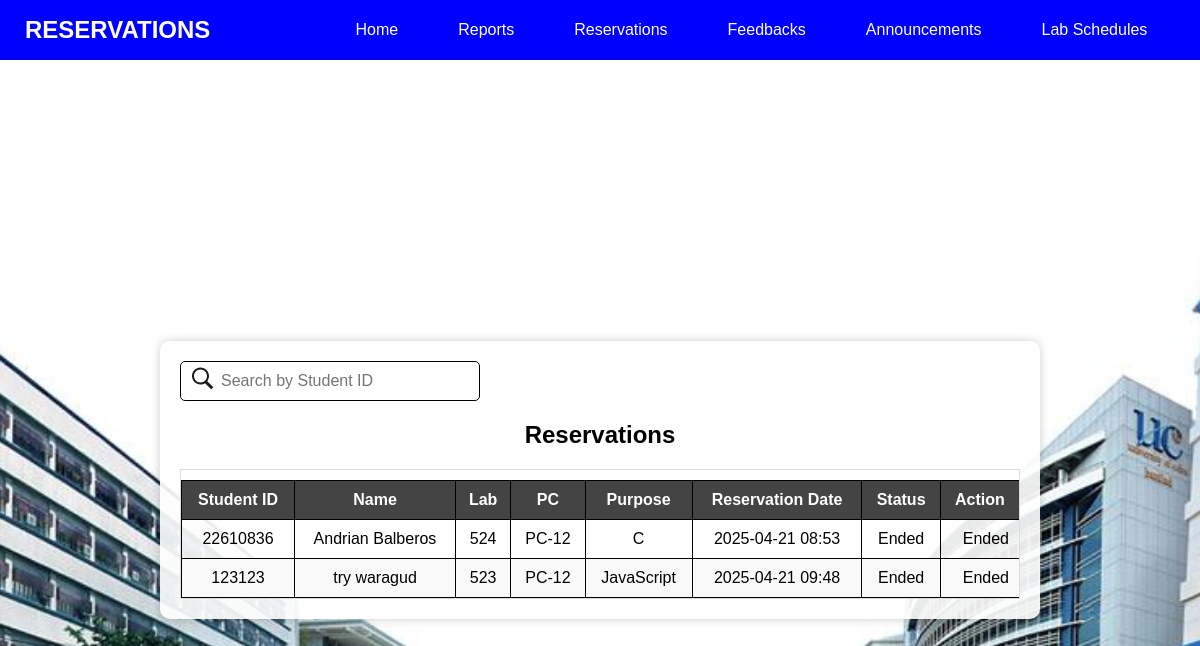
The app's page /admin_reservations, older data.
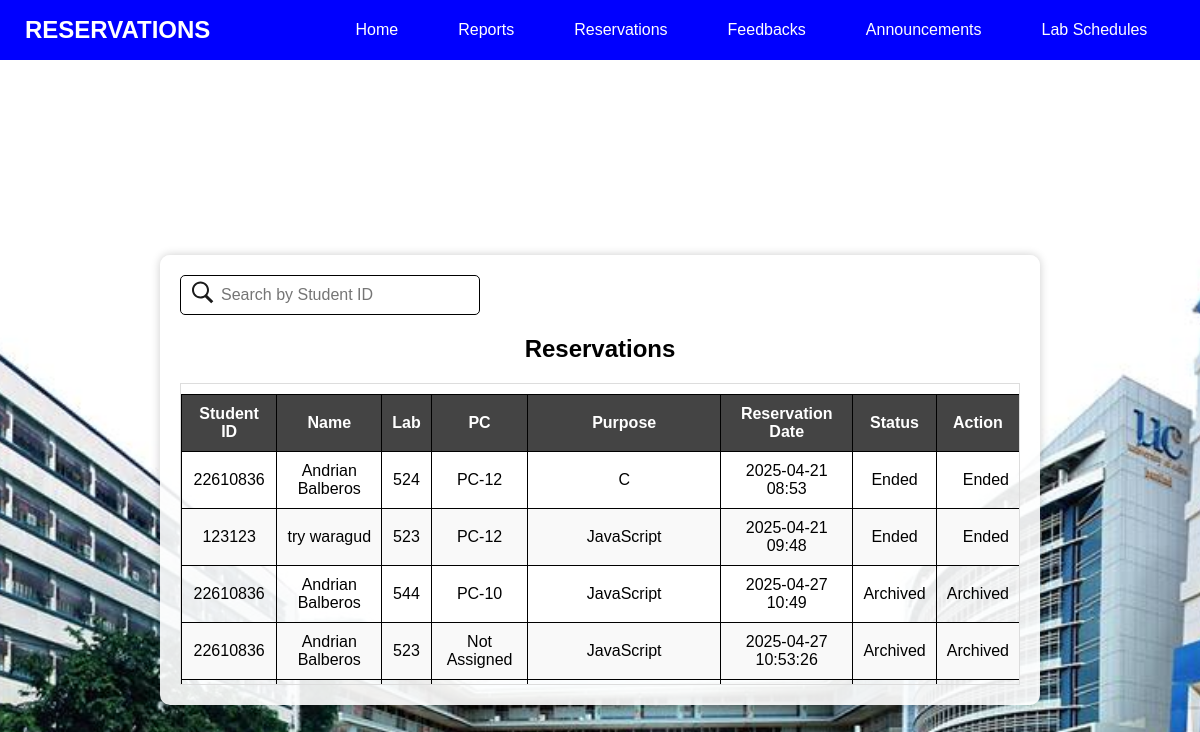
The same page, newer data.
### app.py (models this page shows)
class Reservation(db.Model):
    __tablename__ = "Reservation"
    id = db.Column(db.Integer, primary_key=True, autoincrement=True)
    student_id = db.Column(db.String(50), db.ForeignKey("Users.student_id"), nullable=False)
    lastname = db.Column(db.String(50), nullable=False)  # Added column for lastname
    firstname = db.Column(db.String(50), nullable=False)  # Added column for firstname
    date = db.Column(db.String(20), nullable=False)
    time = db.Column(db.String(20), nullable=False)
    purpose = db.Column(db.String(100), nullable=False)
    lab = db.Column(db.String(50), nullable=False)
    available_pc = db.Column(db.String(50), nullable=False)
    status = db.Column(db.String(50), default="Pending")
    time_in = db.Column(db.String(20), nullable=True)
    time_out = db.Column(db.String(20), nullable=True)
    student = db.relationship("User", backref="reservations")

### app.py (the view)
@app.route("/admin_reservations")
def admin_reservations():
    pending_reservations = Reservation.query.filter_by(status="Pending").order_by(Reservation.id.desc()).all()
    other_reservations = Reservation.query.filter(Reservation.status != "Pending").all()
    reservations = pending_reservations + other_reservations
    print("Fetched reservations:", reservations)  # Debugging
    return render_template("Reservation_Actions.html", reservations=reservations)

### app.py (called while the page is built)
@app.after_request
def add_csrf_cookie(response):
    response.set_cookie("csrf_token", generate_csrf())
    return response

### templates/Reservation_Actions.html (shortened to what this page needs)
<!DOCTYPE html>
<html lang="en">
<head>
    <link rel="stylesheet" href="{{ url_for('static', filename='style.css') }}">
</head>
<body>
    <div class="admin-header">
        <h1>RESERVATIONS</h1>
        <div class="nav-links">
        <a href="/admin_dashboard" class="admin-home">Home</a>
        <a href="/sit_in_reports" class="sit-in-reports-header">Reports</a>
        <a href="/Reservation_Actions" class="reservation-header">Reservations</a>
        <a href="/feedback" class="feedback-header">Feedbacks</a>
        <a href="/announcements" class="announcement-header">Announcements</a>
        <a href="/admin/lab_schedules" class="lab-schedules-header">Lab Schedules</a>
        <a href="{{ url_for('admin_resources') }}" class="resources-header">Resources</a>
        </div>
    </div>
    <div class="admin-container">
        <div class="search-container">
            <input type="text" id="searchInput" placeholder="Search by Student ID" onkeyup="searchTable()">
            <span class="search-icon"></span>
        </div>
        <h2>Reservations</h2>
        <div class="table-container">
            <table id="reservationTable">
                <thead>
                    <tr>
                        <th>Student ID</th>
                        <th>Name</th>
                        <th>Lab</th>
                        <th>PC</th>
                        <th>Purpose</th>
                        <th>Reservation Date</th>
                        <th>Status</th>
                        <th>Action</th>
                    </tr>
                </thead>
                <tbody>
                    {% for reservation in reservations %}
                    <tr {% if reservation.status == "Pending" %}class="pending-reservation"{% endif %}>
                        <td>{{ reservation.student_id }}</td>
                        <td>{{ reservation.firstname }} {{ reservation.lastname }}</td>
                        <td>{{ reservation.lab }}</td>
                        <td>{{ reservation.available_pc }}</td>
                        <td>{{ reservation.purpose }}</td>
                        <td>{{ reservation.date }} {{ reservation.time }}</td>
                        <td>{{ reservation.status }}</td>
                        <td>
                        <div class="actions">
                            {% if reservation.status == "Pending" %}
                            <button class="accept-btn" onclick="acceptReservation('{{ reservation.id }}')">Accept</button>
                            <button class="decline-btn" onclick="declineReservation('{{ reservation.id }}')">Decline</button>
                            {% else %}
                            <span>{{ reservation.status }}</span>
                            {% endif %}
                        </div>
                        </td>
                    </tr>
                    {% endfor %}
                </tbody>
            </table>
        </div>
    </div>
</body>
</html>

### static/style.css (style rules this page uses)
body { font-family: Arial, sans-serif; background-image: url('UC.jpg'); background-size: cover; background-position: center; background-repeat: no-repeat; display: flex; justify-content: center; align-items: center; height: 100vh; margin: 0; }
*, *:before, *:after { box-sizing: inherit; }
table { width: 100%; border-collapse: collapse; margin-top: 20px; }
th, td { border: 1px solid #ddd; padding: 8px; text-align: left; }
th { background-color: #f2f2f2; }
tr:nth-child(even) { background-color: #f9f9f9; }
.actions { display: flex; justify-content: space-around; }
.nav-links a { color: white; text-decoration: none; padding: 10px 20px; font-size: 16px; margin-right: none; background-color: blue; border-radius: 5px; transition: background-color 0.3s; }
body { font-family: Arial, sans-serif; margin: 0; padding: 0; }
.admin-container { background-color: rgba(255, 255, 255, 0.9); padding: 20px; border-radius: 10px; box-shadow: 0 0 10px rgba(0, 0, 0, 0.2); text-align: center; width: 70%; margin: auto; }
.admin-header { position: fixed; top: 0; width: 100%; height: 5%; display: inline-flex; justify-content: space-between; align-items: center; background-color: blue; padding: 15px 30px; color: white; font-size: 13px; }
.admin-header h1 { margin: 0; }
.sit-in-reports-header { text-decoration: none; color: white; background-color: none; padding: 10px 15px; border-radius: 5px; font-size: medium; position: relative; left: 430px; }
table { width: 100%; border-collapse: collapse; margin-top: 10px; }
th, td { border: 1px solid black; padding: 10px; text-align: center; }
th { background-color: #444; color: white; }
.search-container { display: flex; align-items: center; width: 300px; position: relative; margin-bottom: 10px; }
.search-container input { width: 100%; padding: 10px 10px 10px 40px; border: 1px solid black; border-radius: 5px; font-size: 16px; }
.search-icon { position: absolute; left: 10px; top: 50%; transform: translateY(-50%); font-size: 18px; color: black; }
.table-container { max-height: 300px; overflow-y: auto; border: 1px solid #ddd; }
.actions { display: flex; gap: 5px; justify-content: flex-end; }
.announcement-header { text-decoration: none; color: white; background-color: none; padding: 10px 15px; border-radius: 5px; font-size: medium; position: relative; left: 430px; }
.lab-schedules-header { text-decoration: none; color: white; background-color: none; padding: 10px 15px; border-radius: 5px; font-size: medium; position: relative; left: 430px; }
.feedback-header { text-decoration: none; color: white; background-color: blue; padding: 10px 15px; border-radius: 5px; font-size: medium; position: relative; left: 10%; }
.reservation-header { text-decoration: none; color: white; background-color: blue; padding: 10px 15px; border-radius: 5px; font-size: medium; position: relative; left: 8%; }

### templates/Reservation_Actions.html (style rules this page uses)
.admin-header { display: flex; justify-content: space-between; align-items: center; background-color: blue; color: white; padding: 15px 25px; position: fixed; top: 0; left: 0; width: 100%; height: 60px; box-sizing: border-box; z-index: 1000; }
.admin-header h1 { margin: 0; font-size: 24px; white-space: nowrap; flex: 0 0 auto; margin-right: 20px; }
.nav-links { display: flex; gap: 20px; margin-left: auto; align-items: center; justify-content: space-between; flex-wrap: nowrap; width: 73%; }
.admin-home, .sit-in-reports-header, .reservation-header, .feedback-header, .announcement-header, .lab-schedules-header, .admin-logout { text-decoration: none; color: white; padding: 8px 15px; font-size: medium; white-space: nowrap; transition: background-color 0.2s; border-radius: 4px; position: relative; left: 0; }
.reservation-header { background-color: rgba(255, 255, 255, 0.2); }
body { padding-top: 80px; }
.resources-header { text-decoration: none; color: white; background-color: blue; padding: 10px 15px; border-radius: 5px; font-size: medium; position: relative; }

Row changes from the older to the newer data that the page shows:
added Reservation: student_id "22610836", firstname "Andrian", lastname "Balberos", lab "544", available_pc "PC-10", purpose "JavaScript", date "2025-04-27", time "10:49", status "Archived"
added Reservation: student_id "22610836", firstname "Andrian", lastname "Balberos", lab "523", available_pc "Not Assigned", purpose "JavaScript", date "2025-04-27", time "10:53:26", status "Archived"
